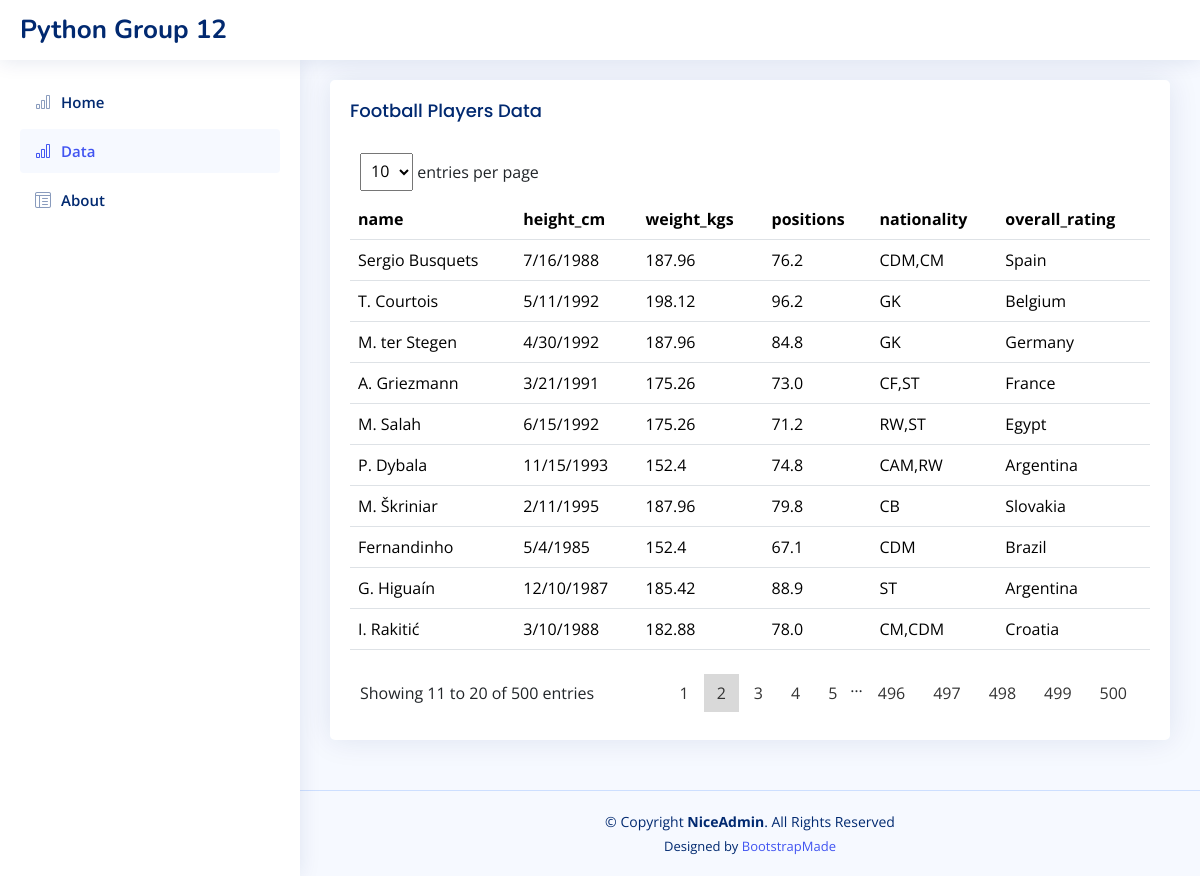
/data?page=2&per_page=10, run on the app's committed database.
### tables this page shows
CREATE TABLE "players" (
"index" INTEGER,
  "Unnamed: 0" INTEGER,
  "name" TEXT,
  "birth_date" TEXT,
  "height_cm" REAL,
  "weight_kgs" REAL,
  "positions" TEXT,
  "nationality" TEXT,
  "overall_rating" INTEGER
);

### website/index.py (the view)
@app.route("/data")
def data():
    page = request.args.get('page', 1, type=int)
    PER_PAGE = request.args.get('per_page',10, type=int)
    start = (page - 1) * PER_PAGE
    end = start + PER_PAGE
    print(start, end)
    con = sqlite3.connect(r'database\Football.db')
    cursor = con.cursor()
    players = cursor.execute(f"SELECT * FROM players limit {start}, {PER_PAGE}").fetchall()
    total_number = cursor.execute("SELECT COUNT(*) FROM players").fetchone()[0]
    con.close()
    g.per_page = PER_PAGE
    g.start = start
    g.end = end
    g.page = page
    g.current_year = datetime.datetime.now().year
    return render_template('data.html', players=players, total_number = total_number)

### website/templates/data.html (shortened to what this page needs)
<!DOCTYPE html>
<html lang="en">
<head>
  <link href="/assets/vendor/bootstrap/css/bootstrap.min.css" rel="stylesheet">
  <link href="/assets/vendor/bootstrap-icons/bootstrap-icons.css" rel="stylesheet">
  <link href="/assets/vendor/simple-datatables/style.css" rel="stylesheet">
  <link href="/assets/css/style.css" rel="stylesheet">
</head>
<body>
  <header id="header" class="header fixed-top d-flex align-items-center">
    <div class="d-flex align-items-center justify-content-between">
      <a href="index.html" class="logo d-flex align-items-center">
        <span class="d-none d-lg-block">Python Group 12</span>
      </a>
    </div>
  </header>
  <aside id="sidebar" class="sidebar">
    <ul class="sidebar-nav" id="sidebar-nav">
      <li class="nav-item">
        <a class="nav-link collapsed" data-bs-target="#charts-nav" data-bs-toggle="collapsed" href="{{ url_for('index') }}">
          <i class="bi bi-bar-chart"></i><span>Home</span>
        </a>
      </li>
      <li class="nav-item">
        <a class="nav-link " data-bs-target="#charts-nav" data-bs-toggle="collapsed" href="{{ url_for('data') }}">
          <i class="bi bi-bar-chart"></i><span>Data</span>
        </a>
      </li>
      <li class="nav-item">
        <a class="nav-link collapsed" data-bs-target="#tables-nav" data-bs-toggle="show" href="{{ url_for('about') }}">
          <i class="bi bi-layout-text-window-reverse"></i><span>About</span>
        </a>
      </li>
    </ul>
  </aside>
  <main id="main" class="main">
    <section class="section">
      <div class="row">
        <div class="col-lg-12">
          <div class="card">
            <div class="card-body">
              <h5 class="card-title">Football Players Data</h5>
              <div class="datatable-top">
    <div class="datatable-dropdown">
            <label>
              <form id="per_page_form" method="get" action="{{ url_for('data') }}">
                <select class="datatable-selector" name="per_page" id="per_page" onchange="this.form.submit()">
                  <option value="10" {% if g.per_page == 10 %} selected="" {% endif %} >10</option>
                </select> entries per page
              </form>
            </label>
        </div>
</div>
              <table class="table datatable">
                <thead>
                  <tr>
                    <th>
                      name
                    </th>
                    <th>height_cm</th>
                    <th>weight_kgs</th>
                    <th>positions</th>
                    <th>nationality</th>
                    <th>overall_rating</th>
                  </tr>
                </thead>
                <tbody>
                  {%for p in players %}
                  <tr>
                    <td>{{p[2]}}</td>
                    <td>{{p[3]}}</td>
                    <td>{{p[4]}}</td>
                    <td>{{p[5]}}</td>
                    <td>{{p[6]}}</td>
                    <td>{{p[7]}}</td>
                  </tr>
                  {% endfor %}
                </tbody>
              </table>
              <div class="datatable-bottom">
    <div class="datatable-info">Showing {{g.start+1}} to {{g.end}} of {{total_number}} entries</div>
    <nav class="datatable-pagination">
      <ul class="datatable-pagination-list">
      {%if total_number > 10 %}
        {%for i in range(5)%}
        {%if i+1 == g.page %}
        <li class="datatable-pagination-list-item datatable-active"><a data-page="1" class="datatable-pagination-list-item-link" aria-label="Page 1">{{i+1}}</a></li>
        {%else %}
        <li class="datatable-pagination-list-item"><a data-page="{{i+1}}" class="datatable-pagination-list-item-link" aria-label="Page 2" href="{{ url_for('data', page = i+1, per_page = g.per_page) }}">{{i+1}}</a></li>
        {%endif%}
        {% endfor %}
      <li>…</li>
      {%for i in range(total_number-5,total_number)%}
        <li class="datatable-pagination-list-item"><a data-page="{{i+1}}" class="datatable-pagination-list-item-link" aria-label="Page 2" href="{{ url_for('data', page = i+1, per_page = g.per_page) }}">{{i+1}}</a></li>
      {% endfor %}
      {% endif %}
      </ul>
      </div>
            </div>
          </div>
        </div>
      </div>
    </section>
  </main>
  <footer id="footer" class="footer">
    <div class="copyright">
      &copy; Copyright <strong><span>NiceAdmin</span></strong>. All Rights Reserved
    </div>
    <div class="credits">
      Designed by <a href="https://bootstrapmade.com/">BootstrapMade</a>
    </div>
  </footer>
</body>
</html>

### website/assets/css/style.css (style rules this page uses)
:root { scroll-behavior: smooth; }
body { font-family: "Open Sans", sans-serif; background: #f6f9ff; color: #444444; }
a { color: #4154f1; text-decoration: none; }
h1, h2, h3, h4, h5, h6 { font-family: "Nunito", sans-serif; }
#main { margin-top: 60px; padding: 20px 30px; transition: all 0.3s; }
.card { margin-bottom: 30px; border: none; border-radius: 5px; box-shadow: 0px 0 30px rgba(1, 41, 112, 0.1); }
.card-title { padding: 20px 0 15px 0; font-size: 18px; font-weight: 500; color: #012970; font-family: "Poppins", sans-serif; }
.card-body { padding: 0 20px 20px 20px; }
.logo { line-height: 1; }
@media (min-width: 1200px) { .logo { width: 280px; } }
.logo span { font-size: 26px; font-weight: 700; color: #012970; font-family: "Nunito", sans-serif; }
.header { transition: all 0.5s; z-index: 997; height: 60px; box-shadow: 0px 2px 20px rgba(1, 41, 112, 0.1); background-color: #fff; padding-left: 20px; }
.sidebar { position: fixed; top: 60px; left: 0; bottom: 0; width: 300px; z-index: 996; transition: all 0.3s; padding: 20px; overflow-y: auto; scrollbar-width: thin; scrollbar-color: #aab7cf transparent; box-shadow: 0px 0px 20px rgba(1, 41, 112, 0.1); background-color: #fff; }
@media (min-width: 1200px) { #main, #footer { margin-left: 300px; } }
.sidebar-nav { padding: 0; margin: 0; list-style: none; }
.sidebar-nav li { padding: 0; margin: 0; list-style: none; }
.sidebar-nav .nav-item { margin-bottom: 5px; }
.sidebar-nav .nav-link { display: flex; align-items: center; font-size: 15px; font-weight: 600; color: #4154f1; transition: 0.3; background: #f6f9ff; padding: 10px 15px; border-radius: 4px; }
.sidebar-nav .nav-link i { font-size: 16px; margin-right: 10px; color: #4154f1; }
.sidebar-nav .nav-link.collapsed { color: #012970; background: #fff; }
.sidebar-nav .nav-link.collapsed i { color: #899bbd; }
.footer { padding: 20px 0; font-size: 14px; transition: all 0.3s; border-top: 1px solid #cddfff; }
.footer .copyright { text-align: center; color: #012970; }
.footer .credits { padding-top: 5px; text-align: center; font-size: 13px; color: #012970; }

### data on the page
players: name "Sergio Busquets", birth_date "7/16/1988", height_cm "187.96", weight_kgs "76.2", positions "CDM,CM", nationality "Spain"
players: name "T. Courtois", birth_date "5/11/1992", height_cm "198.12", weight_kgs "96.2", positions "GK", nationality "Belgium"
players: name "M. ter Stegen", birth_date "4/30/1992", height_cm "187.96", weight_kgs "84.8", positions "GK", nationality "Germany"
players: name "A. Griezmann", birth_date "3/21/1991", height_cm "175.26", weight_kgs "73.0", positions "CF,ST", nationality "France"
players: name "M. Salah", birth_date "6/15/1992", height_cm "175.26", weight_kgs "71.2", positions "RW,ST", nationality "Egypt"
players: name "P. Dybala", birth_date "11/15/1993", height_cm "152.4", weight_kgs "74.8", positions "CAM,RW", nationality "Argentina"
players: name "M. Škriniar", birth_date "2/11/1995", height_cm "187.96", weight_kgs "79.8", positions "CB", nationality "Slovakia"
players: name "Fernandinho", birth_date "5/4/1985", height_cm "152.4", weight_kgs "67.1", positions "CDM", nationality "Brazil"
players: name "G. Higuaín", birth_date "12/10/1987", height_cm "185.42", weight_kgs "88.9", positions "ST", nationality "Argentina"
players: name "I. Rakitić", birth_date "3/10/1988", height_cm "182.88", weight_kgs "78.0", positions "CM,CDM", nationality "Croatia"

### other printed values
{{ g.start+1 }} "11"
{{ g.end }} "20"
{{ total_number }} "500"
{{ i+1 }} "1" "3" "4" "5"
{{ i+1 }} "2"
{{ i+1 }} "496" "497" "498" "499" "500"
